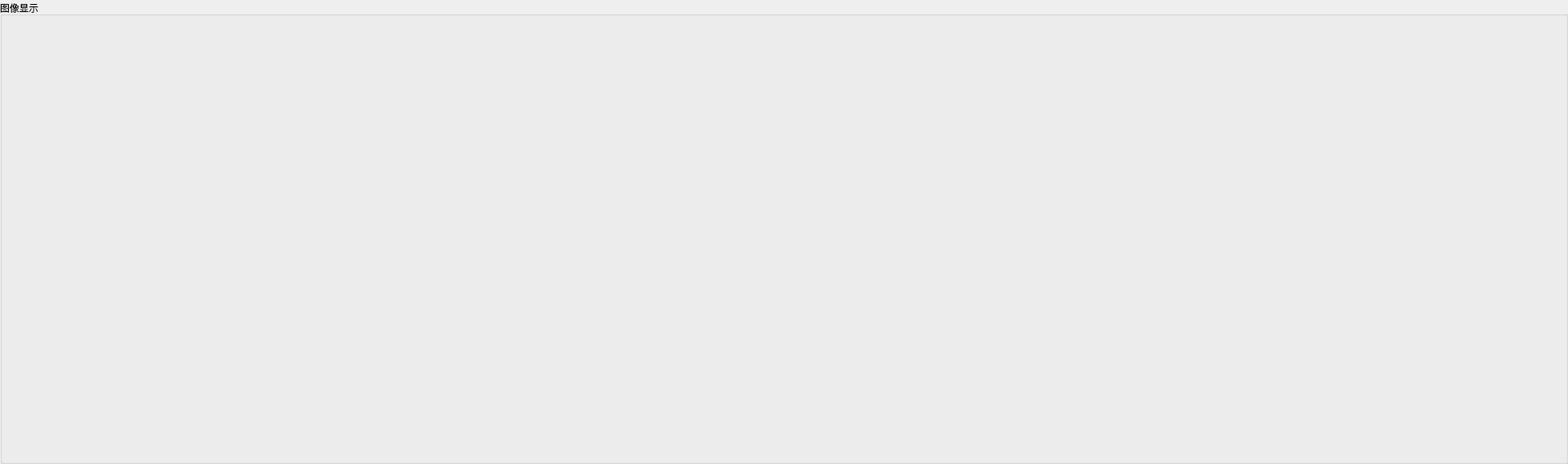
   <widget class="QGroupBox" name="groupBox_ImgShow">
    <property name="geometry">
     <rect>
      <x>20</x>
      <y>10</y>
      <width>1960</width>
      <height>580</height>
     </rect>
    </property>
    <property name="title">
     <string>图像显示</string>
    </property>
    <widget class="QLabel" name="ImgLabelLeft">
     <property name="enabled">
      <bool>true</bool>
     </property>
     <property name="geometry">
      <rect>
       <x>20</x>
       <y>20</y>
       <width>960</width>
       <height>540</height>
      </rect>
     </property>
     <property name="minimumSize">
      <size>
       <width>0</width>
       <height>0</height>
      </size>
     </property>
     <property name="maximumSize">
      <size>
       <width>10000</width>
       <height>10000</height>
      </size>
     </property>
     <property name="text">
      <string/>
     </property>
    </widget>
    <widget class="QLabel" name="ImgLabelRight">
     <property name="geometry">
      <rect>
       <x>980</x>
       <y>20</y>
       <width>960</width>
       <height>540</height>
      </rect>
     </property>
     <property name="minimumSize">
      <size>
       <width>0</width>
       <height>0</height>
      </size>
     </property>
     <property name="maximumSize">
      <size>
       <width>10000</width>
       <height>10000</height>
      </size>
     </property>
     <property name="text">
      <string/>
     </property>
    </widget>
    <widget class="QLabel" name="ImgLabelFeatureMatch">
     <property name="enabled">
      <bool>true</bool>
     </property>
     <property name="geometry">
      <rect>
       <x>20</x>
       <y>20</y>
       <width>1920</width>
       <height>540</height>
      </rect>
     </property>
     <property name="minimumSize">
      <size>
       <width>0</width>
       <height>0</height>
      </size>
     </property>
     <property name="maximumSize">
      <size>
       <width>10000</width>
       <height>10000</height>
      </size>
     </property>
     <property name="text">
      <string/>
     </property>
    </widget>
    <widget class="QLabel" name="label_ImgName">
     <property name="geometry">
      <rect>
       <x>1800</x>
       <y>550</y>
       <width>154</width>
       <height>25</height>
      </rect>
     </property>
     <property name="text">
      <string/>
     </property>
    </widget>
   </widget>
